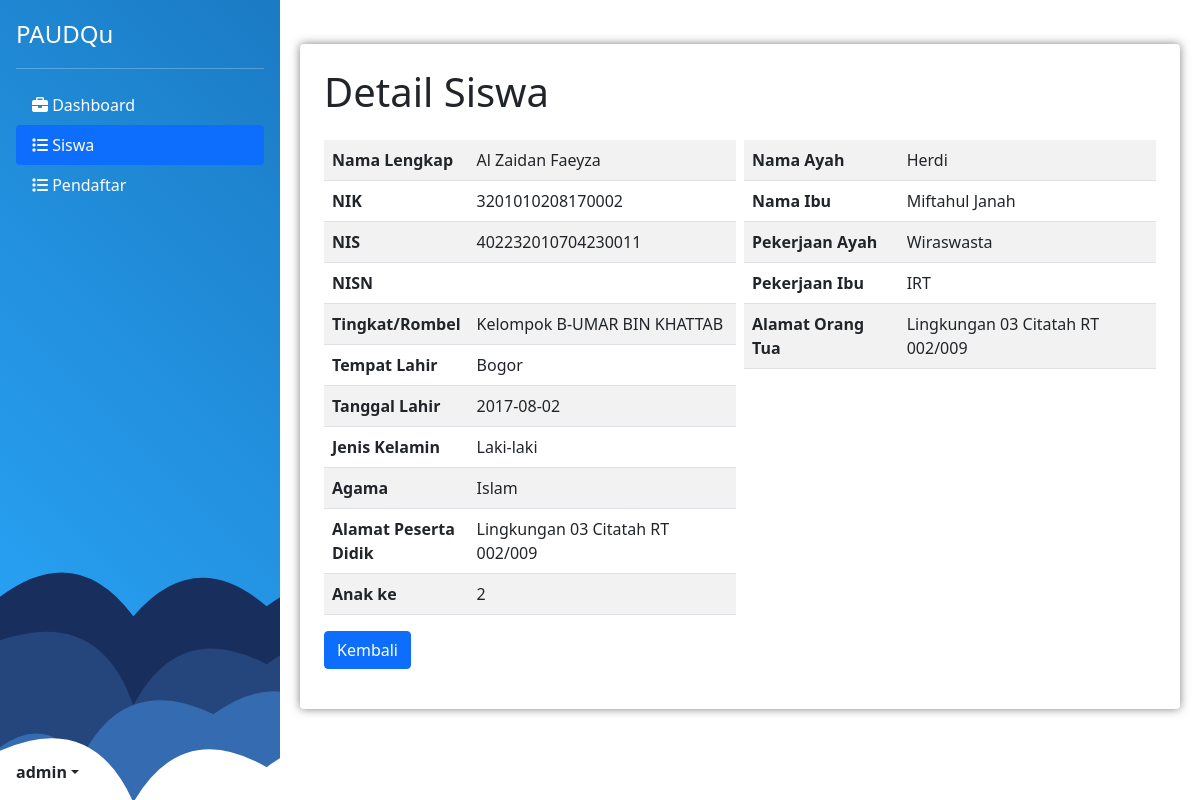
Before: /detail.php?id=3 (signed in) with the older database file.
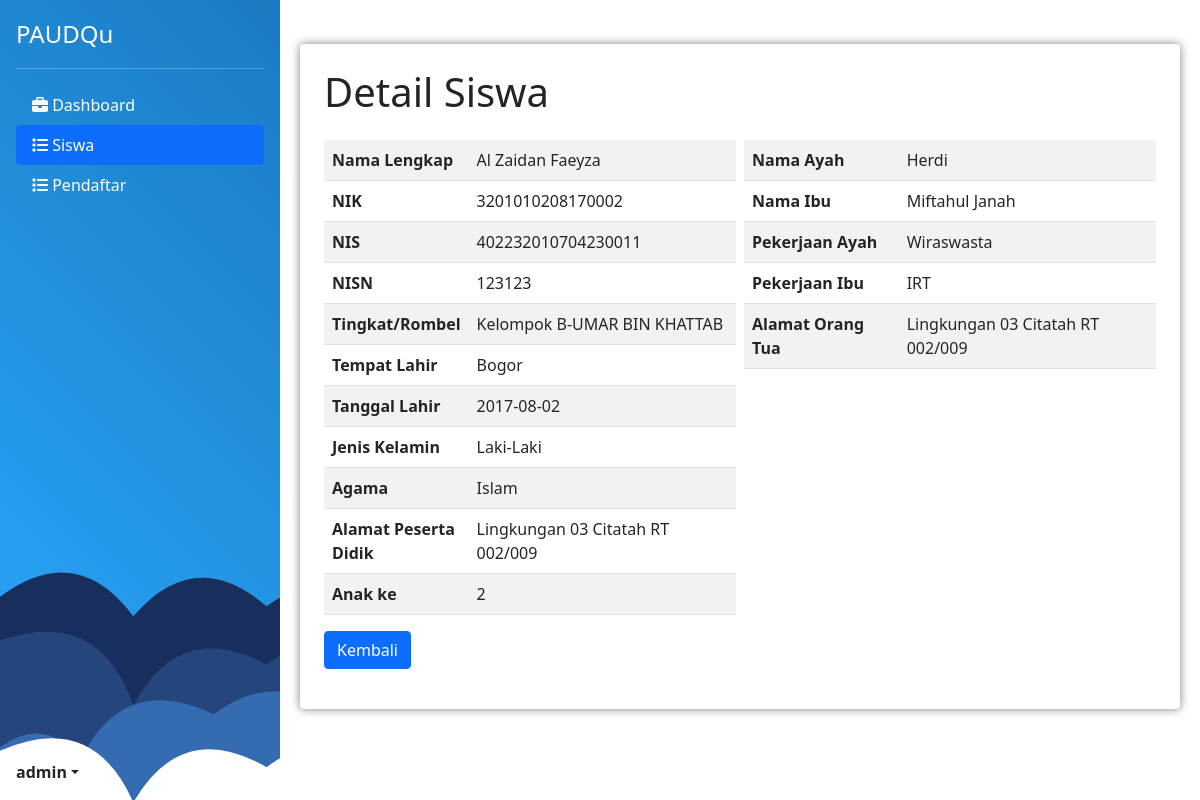
After: the same page with the newer database file.
### tables this page shows
CREATE TABLE `siswa` (
  `id` int(11) NOT NULL,
  `Nama_Lengkap` varchar(255) NOT NULL,
  `NIK` varchar(20) DEFAULT NULL,
  `Tempat_Lahir` varchar(100) DEFAULT NULL,
  `Tanggal_Lahir` date DEFAULT NULL,
  `Jenis_Kelamin` varchar(10) DEFAULT NULL,
  `Agama` varchar(20) DEFAULT NULL,
  `Anak_ke` int(11) DEFAULT NULL,
  `Alamat_Peserta_Didik` varchar(255) DEFAULT NULL,
  `Ayah` varchar(100) DEFAULT NULL,
  `Ibu` varchar(100) DEFAULT NULL,
  `Alamat_Orang_Tua` varchar(255) DEFAULT NULL,
  `Pekerjaan_Ayah` varchar(50) DEFAULT NULL,
  `Pekerjaan_Ibu` varchar(50) DEFAULT NULL,
  `NIS` varchar(20) DEFAULT NULL,
  `NISN` varchar(20) DEFAULT NULL,
  `Tingkat_Rombel` varchar(50) DEFAULT NULL
);

### detail.php (the view, shortened to what the changed rows need)
<!DOCTYPE html>
<html lang="en">
<head>
    <link rel="stylesheet" href="css/style.css">
    <link href="https://cdn.jsdelivr.net/npm/bootstrap@5.0.2/dist/css/bootstrap.min.css" rel="stylesheet">
</head>
<body>
    <?php
    include "controller/connection.php";
    if (isset($_GET['id'])) {
        $studentId = $_GET['id'];
        $sql_detail = "SELECT * FROM siswa WHERE id = $studentId";
        $result_detail = mysqli_query($conn, $sql_detail);
        $studentData = mysqli_fetch_assoc($result_detail);
    } else {
        header("Location: siswa.php");
        exit();
    }
    ?>
    <!DOCTYPE html>
    <html lang="en">
    <head>
    </head>
    <body>
        <main class="flex-shrink-0">
            <div class="container mt-4 bg-white p-4 rounded">
                <h1 class="mb-4">Detail Siswa</h1>
                <div class="row justify-content-center g-2">
                    <div class="col">
                        <table class="table table-striped">
                            <tbody>
                                <tr>
                                    <th scope="row" class="w-25">Nama Lengkap</th>
                                    <td><?php echo $studentData['Nama_Lengkap']; ?></td>
                                </tr>
                                <tr>
                                    <th scope="row">NIK</th>
                                    <td><?php echo $studentData['NIK']; ?></td>
                                </tr>
                                <tr>
                                    <th scope="row">NIS</th>
                                    <td><?php echo $studentData['NIS']; ?></td>
                                </tr>
                                <tr>
                                    <th scope="row">NISN</th>
                                    <td><?php echo $studentData['NISN']; ?></td>
                                </tr>
                                <tr>
                                    <th scope="row">Tingkat/Rombel</th>
                                    <td><?php echo $studentData['Tingkat_Rombel']; ?></td>
                                </tr>
                                <tr>
                                    <th scope="row">Tempat Lahir</th>
                                    <td><?php echo $studentData['Tempat_Lahir']; ?></td>
                                </tr>
                                <tr>
                                    <th scope="row">Tanggal Lahir</th>
                                    <td><?php echo $studentData['Tanggal_Lahir']; ?></td>
                                </tr>
                                <tr>
                                    <th scope="row">Jenis Kelamin</th>
                                    <td><?php echo $studentData['Jenis_Kelamin']; ?></td>
                                </tr>
                                <tr>
                                    <th scope="row">Agama</th>
                                    <td><?php echo $studentData['Agama']; ?></td>
                                </tr>
                                <tr>
                                    <th scope="row">Alamat Peserta Didik</th>
                                    <td><?php echo $studentData['Alamat_Peserta_Didik']; ?></td>
                                </tr>
                                <tr>
                                    <th scope="row">Anak ke</th>
                                    <td><?php echo $studentData['Anak_ke']; ?></td>
                                </tr>
                            </tbody>
                        </table>
                    </div>
                    <div class="col">
                        <table class="table table-striped">
                            <tbody>
                                <tr>
                                    <th scope="row">Nama Ayah</th>
                                    <td><?php echo $studentData['Ayah']; ?></td>
                                </tr>
                                <tr>
                                    <th scope="row">Nama Ibu</th>
                                    <td><?php echo $studentData['Ibu']; ?></td>
                                </tr>
                                <tr>
                                    <th scope="row">Pekerjaan Ayah</th>
                                    <td><?php echo $studentData['Pekerjaan_Ayah']; ?></td>
                                </tr>
                                <tr>
                                    <th scope="row">Pekerjaan Ibu</th>
                                    <td><?php echo $studentData['Pekerjaan_Ibu']; ?></td>
                                </tr>
                                <tr>
                                    <th scope="row">Alamat Orang Tua</th>
                                    <td><?php echo $studentData['Alamat_Orang_Tua']; ?></td>
                                </tr>
                            </tbody>
                        </table>
                    </div>
                </div>
            </div>
        </main>
    </body>
    </html>

Changed rows visible on the page:
changed siswa "Al Zaidan Faeyza": NISN (not shown) → "123123"; Jenis_Kelamin "Laki-laki" → "Laki-Laki"
